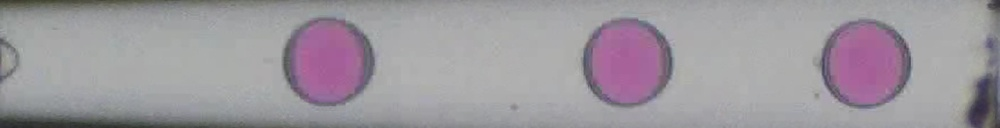
#> input picture data/video1/Image23.jpg, 1000 x 128 px, shrunk from 5624 x 720 before the run, found by its file name
$ python autodetect.py
#> lines starting #> are read from the running program, lines starting #| are printed output that depends on the picture; after the words box and inside, x2 and y2 are one past the last pixel; in counts of white or black regions, pixels touching at a corner belong together
import cv2
import numpy as np
import matplotlib.pyplot as plt
from scipy.signal import find_peaks

# Step 1: 读取图像并转换为灰度图
img = cv2.imread("data/dataset/images/Image23.jpg")
#> img is the input picture: shape (128, 1000, 3); mean B, G, R 157.8, 151.3, 157.1
gray = cv2.cvtColor(img, cv2.COLOR_BGR2GRAY)
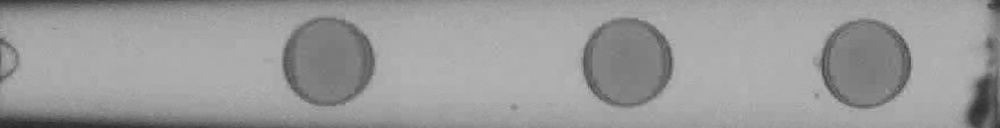
#> gray: shape (128, 1000); min 39, max 182, mean 153.7

# Step 2: 计算灰度直方图
hist = cv2.calcHist([gray], [0], None, [256], [0, 256]).flatten()
#> hist = 256 values, max 10332 at index 172, min 0 at index 0, mean 500

# Step 3: 自动检测所有峰值
peaks, _ = find_peaks(hist, distance=10, prominence=100)
#> peaks = [127, 162, 172]

# Step 4: 在每对相邻峰之间寻找谷值（最小值点）
valleys = []
for i in range(len(peaks) - 1):
    start, end = peaks[i], peaks[i+1]
    valley = np.argmin(hist[start:end]) + start
    valleys.append(valley)
#> this loop made 2 passes
#> (start, end, valley) on passes 1 to 2: (127, 162, 137), (162, 172, 164)
#> after the loop, valleys = [137, 164]

# Step 5: 选择最深谷值作为最佳阈值
valley_depths = [hist[peaks[i]] - hist[valleys[i]] for i in range(len(valleys))]
#> valley_depths = [1905, 518]
best_valley_index = np.argmax(valley_depths)
#> best_valley_index = 0
best_thresh = valleys[best_valley_index]
#> best_thresh = 137

# Step 6: 图像分割（灰度小于阈值为液滴）
mask = (gray < best_thresh).astype(np.uint8) * 255
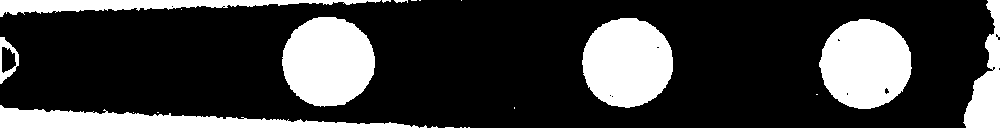
#> mask: shape (128, 1000); 23.3% white; 23 white regions (15 under 20 px), largest, box (x1, y1, x2, y2) and area: (282, 17, 375, 107) 6530, (819, 19, 912, 109) 6419, (582, 18, 673, 108) 6408
# 反转 mask：白→黑，黑→白
inv = cv2.bitwise_not(mask)

# 找到所有连通域
num_labels, labels, stats, _ = cv2.connectedComponentsWithStats(inv)
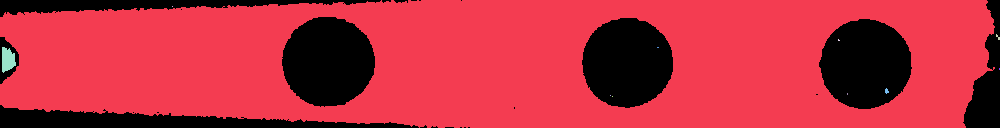
#> labels: shape (128, 1000) int32; 12 distinct labels, from 0 to 11; one colour per label, 0 black
#> num_labels = 12; stats = [[0, 0, 1000, 128, 29792], [0, 0, 995, 128, 97902], [172, 6, 1, 1, 1], [996, 34, 4, 6, 11], [838, 39, 2, 2, 3], [2, 47, 14, 26, 267], [657, 47, 2, 1, 2], [999, 68, 1, 2, 2], [885, 88, 4, 6, 16], [847, 93, 1, 2, 2], [610, 95, 1, 1, 1], [612, 96, 1, 1, 1]]

# 创建一个空白图，用于存放“洞”
holes = np.zeros_like(mask)

# 遍历所有连通域，保留那些被白色完全包围的区域
for i in range(1, num_labels):
    x, y, w, h, area = stats[i]
    # 如果连通域不接触边界，则它是一个“洞”
    if x > 0 and y > 0 and x + w < mask.shape[1] and y + h < mask.shape[0]:
        holes[labels == i] = 255
#> this loop made 11 passes
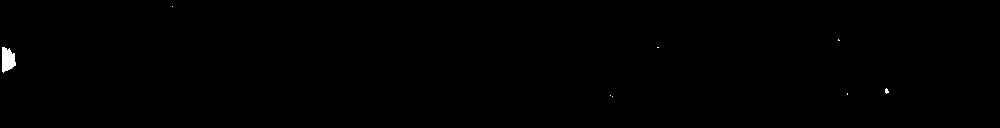
#> holes: shape (128, 1000); 0.23% white; 8 white regions (7 under 20 px), largest, box (x1, y1, x2, y2) and area: (2, 47, 16, 73) 267

# 将洞填回白色区域
mask_filled = cv2.bitwise_or(mask, holes)
#> mask_filled: shape (128, 1000); 23.5% white; 23 white regions (15 under 20 px), largest, box (x1, y1, x2, y2) and area: (282, 17, 375, 107) 6530, (819, 19, 912, 109) 6440, (582, 18, 673, 108) 6412


# Step 7: 可视化
fig, axs = plt.subplots(2, 2, figsize=(12, 10))

# Step A: 连通域分析（只保留两个最大连通域）
num_labels, labels, stats, _ = cv2.connectedComponentsWithStats(mask_filled)
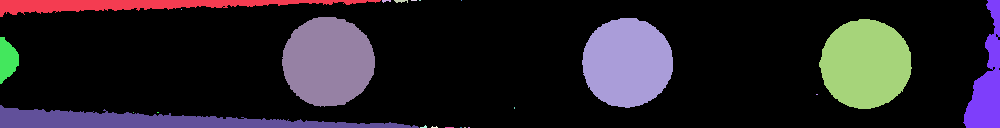
#> labels: shape (128, 1000) int32; 24 distinct labels, from 0 to 23; one colour per label, 0 black
#> num_labels = 24; stats = 24 rows, first 6: [0, 0, 1000, 128, 97915], [0, 0, 381, 17, 2931], [382, 0, 9, 3, 16], [394, 0, 14, 3, 29], [411, 0, 6, 1, 6], [419, 0, 2, 1, 2]

areas = stats[1:, cv2.CC_STAT_AREA]
#> areas = 23 values, max 6530 at index 8, min 1 at index 5, mean 1308
sorted_idx = np.argsort(areas)[::-1]
#> sorted_idx = 23 values, max 22 at index 16, min 0 at index 4, mean 11
keep_labels = sorted_idx[:2] + 1
#> keep_labels = [9, 11]

# Step B: 对每个连通域做最小外接圆（不会包含拖尾）
circles = []
for lbl in keep_labels:
    ys, xs = np.where(labels == lbl)
    pts = np.column_stack([xs, ys]).astype(np.float32)
    (cx, cy), r = cv2.minEnclosingCircle(pts)
    circles.append((cx, cy, r))
#> this loop made 2 passes
#> (lbl, cx, cy, r) on passes 1 to 2: (9, 328.1, 61.61, 46.57), (11, 865.1, 63.12, 46.22)
#> after the loop, circles = [(328.1, 61.61, 46.57), (865.1, 63.12, 46.22)]

# Step C: 可视化
vis = cv2.cvtColor(mask_filled, cv2.COLOR_GRAY2BGR)
for (cx, cy, r) in circles:
    cv2.circle(vis, (int(cx), int(cy)), int(r), (0,0,255), 2)
#> this loop made 2 passes
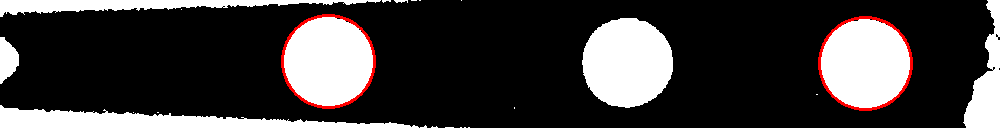
#> vis: shape (128, 1000, 3); mean B, G, R 58.9, 58.9, 62.3

plt.figure(figsize=(8,6))
plt.imshow(vis)
plt.title("Droplets with Enclosing Circles (Tail Removed)")


# 原始灰度图
axs[0, 0].imshow(gray, cmap='gray')
axs[0, 0].set_title("Gray Image")
axs[0, 0].axis('off')

# 灰度直方图 + 标注峰和谷
axs[0, 1].plot(hist, color='black')
axs[0, 1].plot(peaks, hist[peaks], "ro", label="Peaks")
axs[0, 1].plot(valleys, hist[valleys], "bo", label="Valleys")
axs[0, 1].axvline(best_thresh, color='green', linestyle='--', label=f"Best Threshold = {best_thresh}")
axs[0, 1].set_title("Gray Histogram")
axs[0, 1].set_xlabel("Gray Level")
axs[0, 1].set_ylabel("Pixel Count")
axs[0, 1].legend()

# 分割掩膜
axs[1, 0].imshow(mask_filled, cmap='gray')
axs[1, 0].set_title("Segmentation Mask")
axs[1, 0].axis('off')

# 原图叠加分割结果
overlay = cv2.addWeighted(gray, 0.7, mask_filled, 0.3, 0)
axs[1, 1].imshow(overlay, cmap='gray')
axs[1, 1].set_title("Overlay Result")
axs[1, 1].axis('off')

plt.tight_layout()
plt.show()
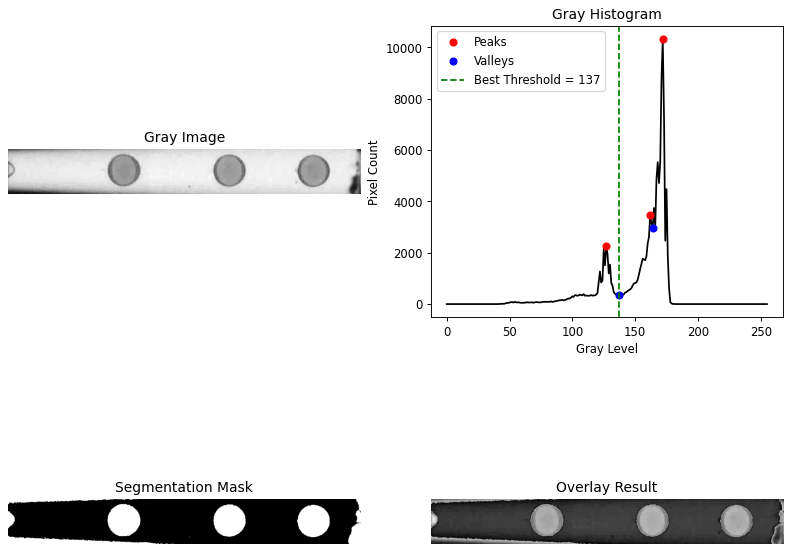
#> figure drawn by matplotlib, 4 panels; panel 2: curve peaks at x = 172, y = 10332
